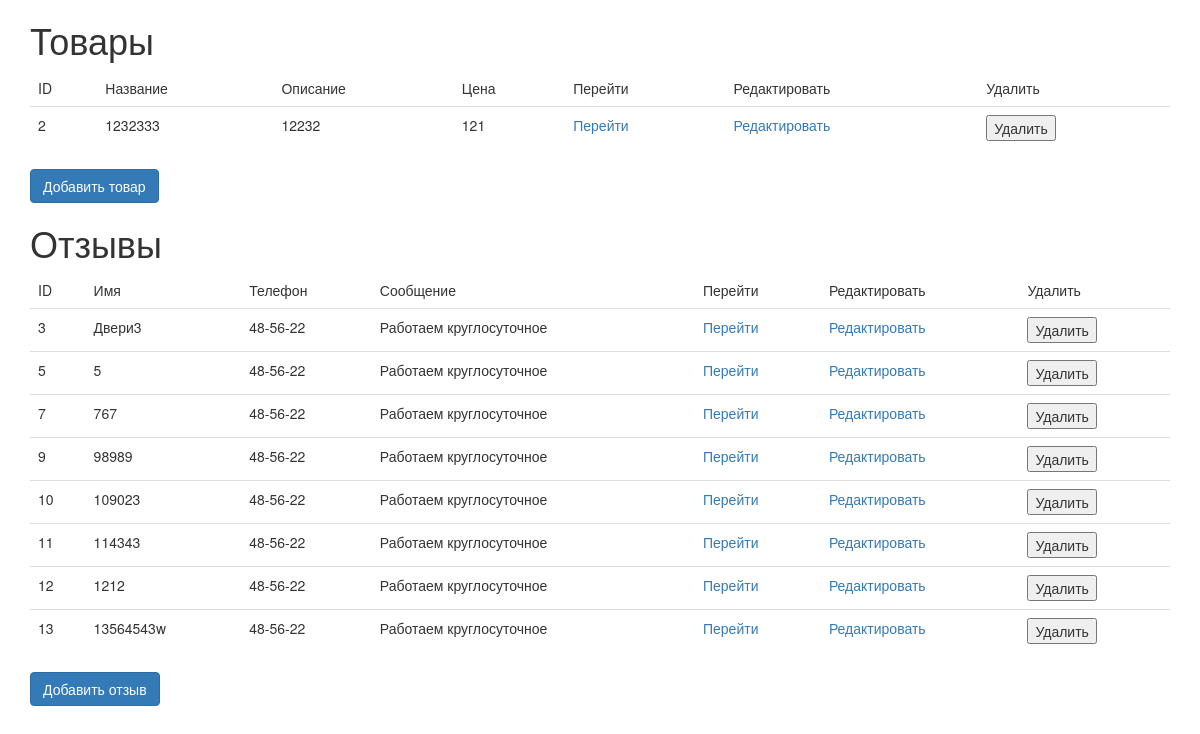
The page / on the database its author committed.
### tables this page shows
CREATE TABLE `products` (
  `id` int(11) NOT NULL,
  `title` varchar(255) NOT NULL,
  `description` text NOT NULL,
  `price` float NOT NULL,
  `timestamp` timestamp NOT NULL DEFAULT CURRENT_TIMESTAMP
);

CREATE TABLE `reviews` (
  `id` int(11) NOT NULL,
  `name` varchar(255) NOT NULL,
  `phone` varchar(20) NOT NULL,
  `text` text NOT NULL,
  `created_at` timestamp NOT NULL DEFAULT CURRENT_TIMESTAMP ON UPDATE CURRENT_TIMESTAMP
);

### controllers/IndexController.php (called while the page is built, shortened)
<?php
class IndexController
{
    public function index()
    {
        $products = (new Product()) ->getAll();
        $reviews = (new Review()) ->getAll();
        include_once dirname(__FILE__) . "/../views/list.php";
    }
}

### index.php (called while the page is built, shortened)
<?php
$router = new Router();
$router->get('/products\/(?P<id>\d++)\/view/', 'ProductController', 'view');
$router->get('/\//', 'IndexController');
$router->execute();
?>

### Database.php (called while the page is built, shortened)
<?php
class Database
{
    public $table;
    public function getTable()
    {
        return $this->table;
    }
    public function getAll()
    {
        $stmt = $this->pdo()->query('SELECT * FROM ' . $this->getTable());
        return $stmt->fetchAll();
    }
    protected function pdo()
    {
        $host = '127.0.0.1';
        $db = 'fullstack';
        $user = 'root';
        $pass = '';
        $charset = 'utf8';
        $dsn = "mysql:host=$host;dbname=$db;charset=$charset";
        $opt = [
            PDO::ATTR_ERRMODE => PDO::ERRMODE_EXCEPTION,
            PDO::ATTR_DEFAULT_FETCH_MODE => PDO::FETCH_ASSOC,
            PDO::ATTR_EMULATE_PREPARES => false,
        ];
        return new PDO($dsn, $user, $pass, $opt);
    }
}

### views/list.php (the view, shortened to what this page needs)
<!doctype html>
<html lang="ru">
<head>
    <link rel="stylesheet" href="https://maxcdn.bootstrapcdn.com/bootstrap/3.3.7/css/bootstrap.min.css">
</head>
<body>
<div class="container">
    <h1>Товары</h1>
    <div class="row">
        <div class="col-md-12">
            <table class="table">
                <thead>
                <tr>
                    <td>ID</td>
                    <td>Название</td>
                    <td>Описание</td>
                    <td>Цена</td>
                    <td>Перейти</td>
                    <td>Редактировать</td>
                    <td>Удалить</td>
                </tr>
                </thead>
                <tbody>
                <?php foreach ($products as $product) : ?>
                    <tr>
                        <td><?= $product['id'] ?></td>
                        <td><?= $product['title'] ?></td>
                        <td><?= $product['description'] ?></td>
                        <td><?= $product['price'] ?></td>
                        <td>
                            <a href="products/<?= $product['id'] ?>/view">
                                Перейти
                            </a>
                        </td>
                        <td>
                            <a href="products/<?= $product['id'] ?>/edit">
                                Редактировать
                            </a>
                        </td>
                        <td>
                            <form action="products/<?= $product['id'] ?>/delete" method="POST">
                                <button type="submit" name="delete">Удалить</button>
                            </form>
                        </td>
                    </tr>
                <?php endforeach; ?>
                </tbody>
            </table>
            <button href="#myModal1" class="btn btn-primary" data-toggle="modal">Добавить товар</button>
        </div>
    </div>
    <h1>Отзывы</h1>
    <div class="row">
        <div class="col-md-12">
            <table class="table">
                <thead>
                <tr>
                    <td>ID</td>
                    <td>Имя</td>
                    <td>Телефон</td>
                    <td>Сообщение</td>
                    <td>Перейти</td>
                    <td>Редактировать</td>
                    <td>Удалить</td>
                </tr>
                </thead>
                <tbody>
                <?php foreach ($reviews as $review) : ?>
                    <tr>
                        <td><?= $review['id'] ?></td>
                        <td><?= $review['name'] ?></td>
                        <td><?= $review['phone'] ?></td>
                        <td><?= $review['text'] ?></td>
                        <td>
                            <a href="reviews/<?= $review['id'] ?>/view">
                                Перейти
                            </a>
                        </td>
                        <td>
                            <a href="reviews/<?= $review['id'] ?>/edit">
                                Редактировать
                            </a>
                        </td>
                        <td>
                            <form action="reviews/<?= $review['id'] ?>/delete" method="POST">
                                <button type="submit" name="delete">Удалить</button>
                            </form>
                        </td>
                    </tr>
                <?php endforeach; ?>
                </tbody>
            </table>
            <button href="#myModal2" class="btn btn-primary" data-toggle="modal">Добавить отзыв</button>
        </div>
    </div>
</div>
</body>
</html>

### Router.php (shortened to what this page needs)
<?php
class Router
{
    protected $matches = [];
    protected $routes = [];
    public function get($expression, $controller, $method = 'index')
    {
        $this->routes['GET'][] = [
            'expression' => $expression,
            'controller' => new $controller,
            'method' => $method,
        ];
    }
    public function execute()
    {
        $url = $_SERVER['PATH_INFO'] ?? '/';
        $method = $_SERVER['REQUEST_METHOD'];
        foreach ($this->routes[$method] as $route) {
            if (preg_match($route['expression'], $url, $this->matches)) {
               $route['controller']->{$route['method']}($this->matches);
               break;
            }
        }
    }
}

### rows shown on the page
products: id "2", title "1232333", description "12232", price "121"
reviews: id "3", name "Двери3", phone "48-56-22", text "Работаем круглосуточное"
reviews: id "5", name "5", phone "48-56-22", text "Работаем круглосуточное"
reviews: id "7", name "767", phone "48-56-22", text "Работаем круглосуточное"
reviews: id "9", name "98989", phone "48-56-22", text "Работаем круглосуточное"
reviews: id "10", name "109023", phone "48-56-22", text "Работаем круглосуточное"
reviews: id "11", name "114343", phone "48-56-22", text "Работаем круглосуточное"
reviews: id "12", name "1212", phone "48-56-22", text "Работаем круглосуточное"
reviews: id "13", name "13564543w", phone "48-56-22", text "Работаем круглосуточное"
